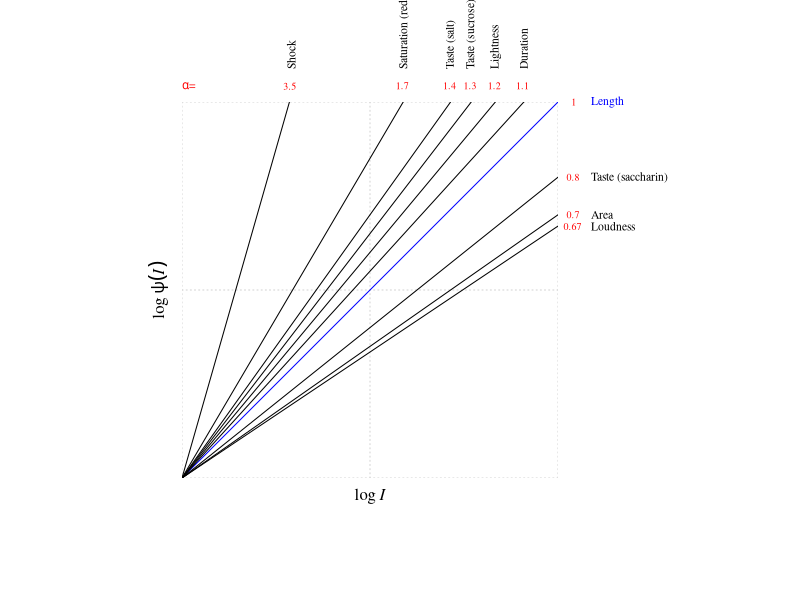

The R source for this figure:
## ---- chunk 1
library(magrittr)
library(knitr)
library(kableExtra)
## ---- chunk 2
# data
stevens <- read.csv("../data/stevens.csv")
stevens$curve <- list(data="")
I.seq <- seq(1,100,.1)
psi.seq <- seq(1,100,.1)
k <- 1
for(i in 1:nrow(stevens)){
 stevens[i,]$curve$data <- data.frame(I=I.seq,psi=k*I.seq^stevens$exponent[i])
}

# subset
stevens.subset <- stevens[c(9,10,8,1,11,12,13,14,30,33),]

# plot
text.offset <- 50
exp.offset <- 22
par(mar=c(6, 1, 5, 4) + 0.1, pty="s", family="serif")
plot(1,1,xlim=range(I.seq),ylim=range(psi.seq), ann=FALSE, type="n", axes=F, log="xy", las=1, bty="n",xaxs="i",yaxs="i")
grid()
title(xlab=expression(paste("log ", italic(I))), ylab=expression(paste("log ", italic(psi(I)))), line=.5)
text(x=min(I.seq),y=max(psi.seq)+exp.offset,labels = expression(paste(alpha,"=")), xpd=T, adj=0, cex=.7, col="red")

for(i in 1:nrow(stevens.subset)){
  curve <- stevens.subset[i,]$curve$data
  exp <- stevens.subset[i,]$exponent
  rot <- 90*((exp>1))
  col <- if(exp==1){"blue"}else{"black"}
  offset <- if(exp==1){c()}
  
  text.x <- if(exp>1){curve[curve$psi>max(psi.seq),]$I[1]}else{max(I.seq)+text.offset}
  text.y <- if(exp>1){max(I.seq)+text.offset}else{max(curve$psi)}
  exp.x <- if(exp>1){curve[curve$psi>max(psi.seq),]$I[1]}else{max(I.seq)+exp.offset}
  exp.y <- if(exp>1){max(I.seq)+exp.offset}else{max(curve$psi)}
  label <- substitute(paste(c," (",s,"): ", alpha, " = ", e), 
                      list(c = as.character(stevens.subset[i,]$continuum), 
                           s = as.character(stevens.subset[i,]$condition),
                           e = stevens.subset[i,]$exponent))
  label.short <- substitute(paste(c), list(c = as.character(stevens.subset[i,]$descr)))
  lines(curve,type="l",col=col)
  text(x=text.x,y=text.y,labels=label.short,xpd=T,cex=.7,srt=rot, adj=0, srt=rot, col=col)
  text(x=exp.x,y=exp.y,labels = stevens.subset[i,]$exponent, adj=.6, xpd=T, cex=.6, col="red")
}


## ---- chunk 3
library(magrittr)
knitr::kable(stevens[,1:3], align = 'rcl') %>% 
  kableExtra::scroll_box(width = "500px", height = "600px")
